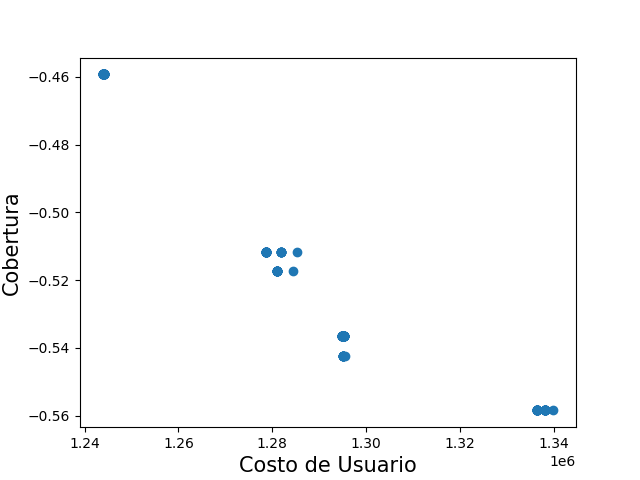

Here is the Python script that generated this plot:
import matplotlib.pyplot as plt
from TNDP import TNDP
from genetic import GeneticAlgorithm

def main():
    num_nodes = 110

    tndp = TNDP(num_nodes)

    tndp.read_network_from_file("networks\\Mumford2\\mumford2_links.csv")
    tndp.read_demand_matrix_from_file("networks\\Mumford2\\mumford2_demand.csv")

    g_user_cost = []
    g_coverage = []
    for nroutes in range(54,58):
        ga = GeneticAlgorithm(num_of_individuals=50, generations=20, tndp=tndp, num_of_routes=nroutes, num_of_tour_particips=2, tournament_prob=0.9, min_route=10, max_route=22)
        """
        for i in range(len(nsga.graph.nodes)):
            for edge in nsga.graph.nodes[i]:
                print("{} - {}".format(i, edge.to))
        """
        final_population = ga.run()


        func = [i.objectives for i in final_population]

        user_cost = [i[0] for i in func]
        coverage = [i[1] for i in func]

        g_user_cost.extend(user_cost)
        g_coverage.extend(coverage)

    avg_user_cost = sum(g_user_cost) / len(g_user_cost)
    avg_coverage = sum(g_coverage) / len(g_coverage)

    print(len(g_user_cost))

    print("Costo de Usuario promedio: {}".format(avg_user_cost))
    print("Cobertura promedio: {}".format(avg_coverage))


    plt.xlabel('Costo de Usuario', fontsize=15)
    plt.ylabel('Cobertura', fontsize=15)
    plt.scatter(g_user_cost, g_coverage)
    plt.savefig('traditional_mumford2.png')
    plt.show()

if __name__ == "__main__":
    main()